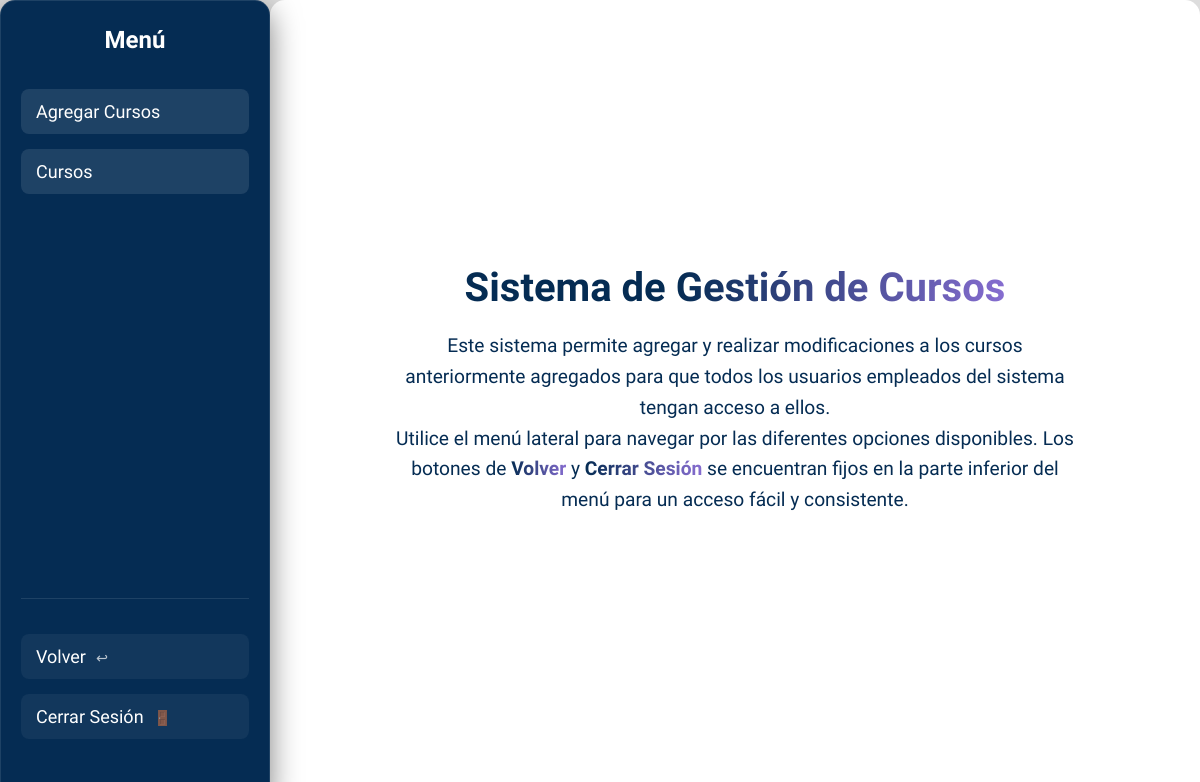
The app's page /index.php?controlador=gestionCursos&metodo=GestionCursos (signed in) with its own data.
### tables this page shows
CREATE TABLE `interfazadmin` (
  `id` int(11) NOT NULL,
  `id_user` int(11) DEFAULT NULL,
  `texto_inicio` varchar(500) NOT NULL,
  `titulo_soli_gestion` varchar(200) NOT NULL,
  `texto_soli_gestion1` varchar(500) NOT NULL,
  `texto_soli_gestion2` varchar(500) NOT NULL,
  `titulo_lista_soli` varchar(100) NOT NULL,
  `titulo_curso_gestion` varchar(200) NOT NULL,
  `texto_curso_gestion1` varchar(500) NOT NULL,
  `texto_curso_gestion2` varchar(500) NOT NULL
);

### src/controllers/GestionCursosControlador.php (called while the page is built, shortened)
<?php
class GestionCursosControlador {
    public function GestionCursos(): void {
        include_once  __DIR__ . '/../views/admin/gestionCursosAdmin.php';
    }
}
?>

### public/index.php (called while the page is built, shortened)
<?php
    $router = new Router();
    $router->ejecutar();
?>

### src/views/admin/gestionCursosAdmin.php (the view, shortened to what this page needs)
<?php
    include_once __DIR__ . "/../../../config/connection_db.php";
    $sql = "SELECT * FROM interfazadmin WHERE id = 1";
    $stmt = $pdo->prepare($sql);
    $stmt->execute();
    $texto = $stmt->fetch();
?>
<!DOCTYPE html>
<html lang="en">
<head>
    <link rel="stylesheet" href="../src/css/stylegestion.css">
</head>
<body>
    <?php
        include __DIR__ . '/../navs/navCursosAdmin.php';
    ?>
    <div class="content">
        <h1><?=$texto['titulo_curso_gestion']?></h1>
        <p><?=$texto['texto_curso_gestion1'] ?></p>
        <p><?=$texto['texto_curso_gestion2'] ?></p>
    </div>
</body>
</html>

### src/css/stylegestion.css (style rules this page uses)
* { font-family: "Chocolate Classical Sans", sans-serif; margin: 0; padding: 0; box-sizing: border-box; }
body { background-color: #dddddd; display: flex; flex-direction: row; overflow-x: hidden; }
h1 { text-align: center; }
.content { background: white; border-radius: 15px; padding: 30px; display: flex; flex-direction: column; justify-content: center; flex: 1; align-items: center; padding-top: 10px; }
.content h1 { color: #052c53; margin-bottom: 20px; font-size: 2.5rem; text-align: center; }
.content p { color: #052c53; font-size: 1.2rem; line-height: 1.6; text-align: center; max-width: 700px; }
.highlight { background: linear-gradient(to right, #052c53, #866dd0); background-clip: text; -webkit-text-fill-color: transparent; font-weight: bold; }

### records on screen
interfazadmin: titulo_curso_gestion "Sistema de Gestión de Cursos", texto_curso_gestion1 "Este sistema permite agregar y realizar modificaciones a los cursos anteriormente agregados para que todos los usuarios empleados del sistema tengan acceso a ellos.", texto_curso_gestion2 "Utilice el menú lateral para navegar por las diferentes opciones disponibles. Los botones de Volver y Cerrar Sesión se encuentran fijos en la parte inferior del menú para un acceso fácil y consistente."
